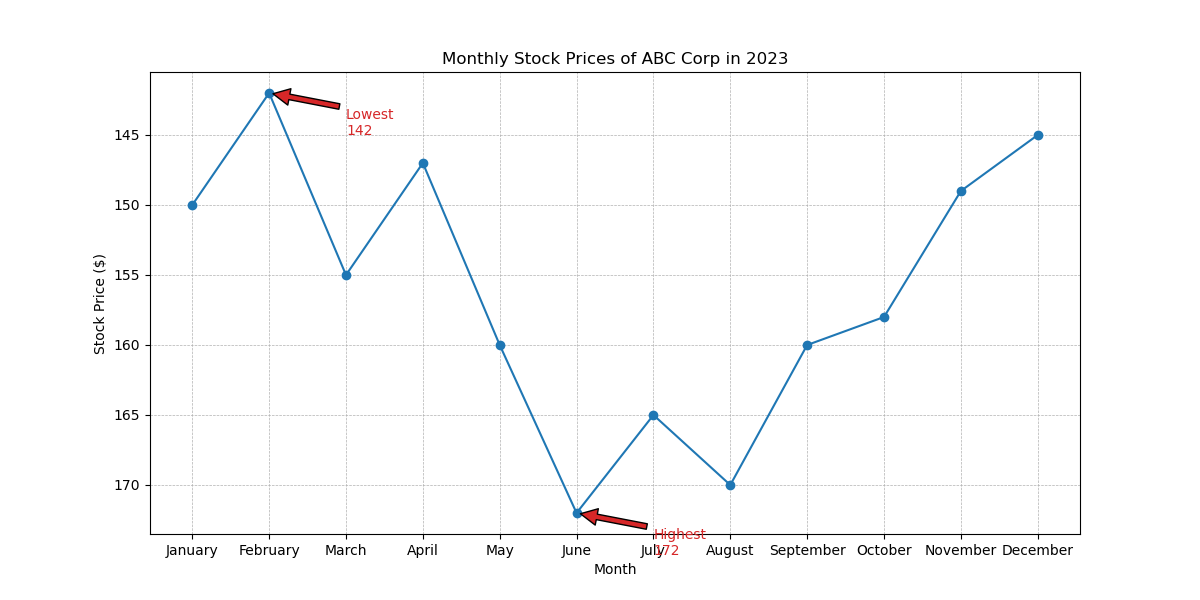

The script that drew this image:

import matplotlib.pyplot as plt

# Data points
months = ['January', 'February', 'March', 'April', 'May', 'June', 'July', 'August', 'September', 'October', 'November', 'December']
stock_prices = [150, 142, 155, 147, 160, 172, 165, 170, 160, 158, 149, 145]

# Create the plot
plt.figure(figsize=(12, 6))
plt.plot(months, stock_prices, marker='o', linestyle='-', color='#1f77b4')

# Annotate the highest and lowest stock price points
plt.annotate('Highest\n172', xy=('June', 172), xytext=('July', 175),
             arrowprops=dict(facecolor='#d62728', shrink=0.05), color='#d62728')
plt.annotate('Lowest\n142', xy=('February', 142), xytext=('March', 145),
             arrowprops=dict(facecolor='#d62728', shrink=0.05), color='#d62728')

# Title and labels
plt.title('Monthly Stock Prices of ABC Corp in 2023')
plt.xlabel('Month')
plt.ylabel('Stock Price ($)')

# Customize the grid
plt.grid(True, which='both', linestyle='--', linewidth=0.5)

# Invert y-axis
plt.gca().invert_yaxis()

# Show the plot
plt.show()
